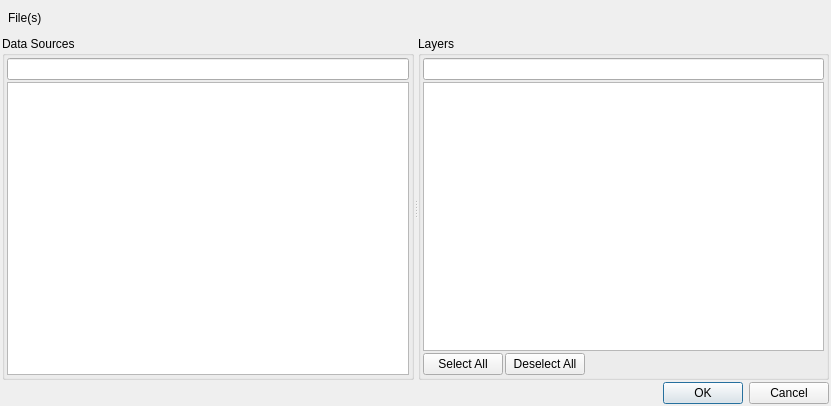
<?xml version="1.0" encoding="UTF-8"?>
<ui version="4.0">
 <class>Dialog</class>
 <widget class="QDialog" name="Dialog">
  <property name="geometry">
   <rect>
    <x>0</x>
    <y>0</y>
    <width>831</width>
    <height>406</height>
   </rect>
  </property>
  <property name="windowTitle">
   <string>Select Items to add | group</string>
  </property>
  <layout class="QVBoxLayout" name="verticalLayout">
   <property name="spacing">
    <number>2</number>
   </property>
   <property name="leftMargin">
    <number>2</number>
   </property>
   <property name="topMargin">
    <number>2</number>
   </property>
   <property name="rightMargin">
    <number>2</number>
   </property>
   <property name="bottomMargin">
    <number>2</number>
   </property>
   <item>
    <widget class="QFrame" name="frameFiles">
     <layout class="QHBoxLayout" name="horizontalLayout_3">
      <property name="leftMargin">
       <number>6</number>
      </property>
      <property name="rightMargin">
       <number>1</number>
      </property>
      <item>
       <widget class="QLabel" name="label">
        <property name="text">
         <string>File(s)</string>
        </property>
       </widget>
      </item>
      <item>
       <widget class="QgsFileWidget" name="fileWidget" native="true">
        <property name="sizePolicy">
         <sizepolicy hsizetype="Preferred" vsizetype="Preferred">
          <horstretch>0</horstretch>
          <verstretch>0</verstretch>
         </sizepolicy>
        </property>
       </widget>
      </item>
     </layout>
    </widget>
   </item>
   <item>
    <widget class="QSplitter" name="splitter">
     <property name="sizePolicy">
      <sizepolicy hsizetype="Expanding" vsizetype="Preferred">
       <horstretch>0</horstretch>
       <verstretch>1</verstretch>
      </sizepolicy>
     </property>
     <property name="orientation">
      <enum>Qt::Horizontal</enum>
     </property>
     <widget class="QGroupBox" name="gbFiles">
      <property name="sizePolicy">
       <sizepolicy hsizetype="Preferred" vsizetype="Preferred">
        <horstretch>0</horstretch>
        <verstretch>0</verstretch>
       </sizepolicy>
      </property>
      <property name="title">
       <string>Data Sources</string>
      </property>
      <layout class="QVBoxLayout" name="verticalLayout_3">
       <property name="spacing">
        <number>2</number>
       </property>
       <property name="leftMargin">
        <number>2</number>
       </property>
       <property name="topMargin">
        <number>2</number>
       </property>
       <property name="rightMargin">
        <number>2</number>
       </property>
       <property name="bottomMargin">
        <number>2</number>
       </property>
       <item>
        <widget class="QgsFilterLineEdit" name="tbFilterDatasets">
         <property name="nullValue" stdset="0">
          <string/>
         </property>
         <property name="qgisRelation" stdset="0">
          <string notr="true"/>
         </property>
        </widget>
       </item>
       <item>
        <widget class="QTableView" name="tvDatasets">
         <property name="sortingEnabled">
          <bool>true</bool>
         </property>
         <property name="wordWrap">
          <bool>false</bool>
         </property>
         <attribute name="horizontalHeaderVisible">
          <bool>false</bool>
         </attribute>
         <attribute name="horizontalHeaderStretchLastSection">
          <bool>true</bool>
         </attribute>
        </widget>
       </item>
      </layout>
     </widget>
     <widget class="QGroupBox" name="gbSubDatasets">
      <property name="sizePolicy">
       <sizepolicy hsizetype="Preferred" vsizetype="Preferred">
        <horstretch>0</horstretch>
        <verstretch>0</verstretch>
       </sizepolicy>
      </property>
      <property name="title">
       <string>Layers</string>
      </property>
      <layout class="QVBoxLayout" name="verticalLayout_2">
       <property name="spacing">
        <number>2</number>
       </property>
       <property name="leftMargin">
        <number>2</number>
       </property>
       <property name="topMargin">
        <number>2</number>
       </property>
       <property name="rightMargin">
        <number>2</number>
       </property>
       <property name="bottomMargin">
        <number>2</number>
       </property>
       <item>
        <widget class="QgsFilterLineEdit" name="tbFilterSubDatasets">
         <property name="showSearchIcon" stdset="0">
          <bool>false</bool>
         </property>
         <property name="showSpinner" stdset="0">
          <bool>false</bool>
         </property>
         <property name="qgisRelation" stdset="0">
          <string notr="true"/>
         </property>
        </widget>
       </item>
       <item>
        <widget class="QTableView" name="tvSubDatasets">
         <property name="selectionBehavior">
          <enum>QAbstractItemView::SelectRows</enum>
         </property>
         <property name="sortingEnabled">
          <bool>true</bool>
         </property>
         <property name="wordWrap">
          <bool>false</bool>
         </property>
         <attribute name="horizontalHeaderVisible">
          <bool>true</bool>
         </attribute>
         <attribute name="horizontalHeaderStretchLastSection">
          <bool>true</bool>
         </attribute>
        </widget>
       </item>
       <item>
        <layout class="QHBoxLayout" name="horizontalLayout">
         <property name="topMargin">
          <number>0</number>
         </property>
         <item>
          <widget class="QPushButton" name="btnSelectAll">
           <property name="text">
            <string>Select All</string>
           </property>
          </widget>
         </item>
         <item>
          <widget class="QPushButton" name="btnDeselectAll">
           <property name="text">
            <string>Deselect All</string>
           </property>
          </widget>
         </item>
         <item>
          <spacer name="horizontalSpacer">
           <property name="orientation">
            <enum>Qt::Horizontal</enum>
           </property>
           <property name="sizeHint" stdset="0">
            <size>
             <width>40</width>
             <height>20</height>
            </size>
           </property>
          </spacer>
         </item>
        </layout>
       </item>
      </layout>
     </widget>
    </widget>
   </item>
   <item>
    <layout class="QHBoxLayout" name="horizontalLayout_4">
     <property name="topMargin">
      <number>0</number>
     </property>
     <item>
      <widget class="QLineEdit" name="tbInfo">
       <property name="sizePolicy">
        <sizepolicy hsizetype="Expanding" vsizetype="Preferred">
         <horstretch>1</horstretch>
         <verstretch>0</verstretch>
        </sizepolicy>
       </property>
       <property name="autoFillBackground">
        <bool>false</bool>
       </property>
       <property name="styleSheet">
        <string notr="true">background-color: rgba(255, 255, 255, 0);</string>
       </property>
       <property name="frame">
        <bool>false</bool>
       </property>
       <property name="readOnly">
        <bool>true</bool>
       </property>
      </widget>
     </item>
     <item>
      <widget class="QDialogButtonBox" name="buttonBox">
       <property name="sizePolicy">
        <sizepolicy hsizetype="Expanding" vsizetype="Preferred">
         <horstretch>0</horstretch>
         <verstretch>0</verstretch>
        </sizepolicy>
       </property>
       <property name="orientation">
        <enum>Qt::Horizontal</enum>
       </property>
       <property name="standardButtons">
        <set>QDialogButtonBox::Cancel|QDialogButtonBox::Ok</set>
       </property>
      </widget>
     </item>
    </layout>
   </item>
  </layout>
 </widget>
 <customwidgets>
  <customwidget>
   <class>QgsFileWidget</class>
   <extends>QWidget</extends>
   <header>qgsfilewidget.h</header>
  </customwidget>
  <customwidget>
   <class>QgsFilterLineEdit</class>
   <extends>QLineEdit</extends>
   <header>qgsfilterlineedit.h</header>
  </customwidget>
 </customwidgets>
 <resources/>
 <connections>
  <connection>
   <sender>buttonBox</sender>
   <signal>accepted()</signal>
   <receiver>Dialog</receiver>
   <slot>accept()</slot>
   <hints>
    <hint type="sourcelabel">
     <x>520</x>
     <y>402</y>
    </hint>
    <hint type="destinationlabel">
     <x>157</x>
     <y>274</y>
    </hint>
   </hints>
  </connection>
  <connection>
   <sender>buttonBox</sender>
   <signal>rejected()</signal>
   <receiver>Dialog</receiver>
   <slot>reject()</slot>
   <hints>
    <hint type="sourcelabel">
     <x>520</x>
     <y>402</y>
    </hint>
    <hint type="destinationlabel">
     <x>286</x>
     <y>274</y>
    </hint>
   </hints>
  </connection>
 </connections>
</ui>
